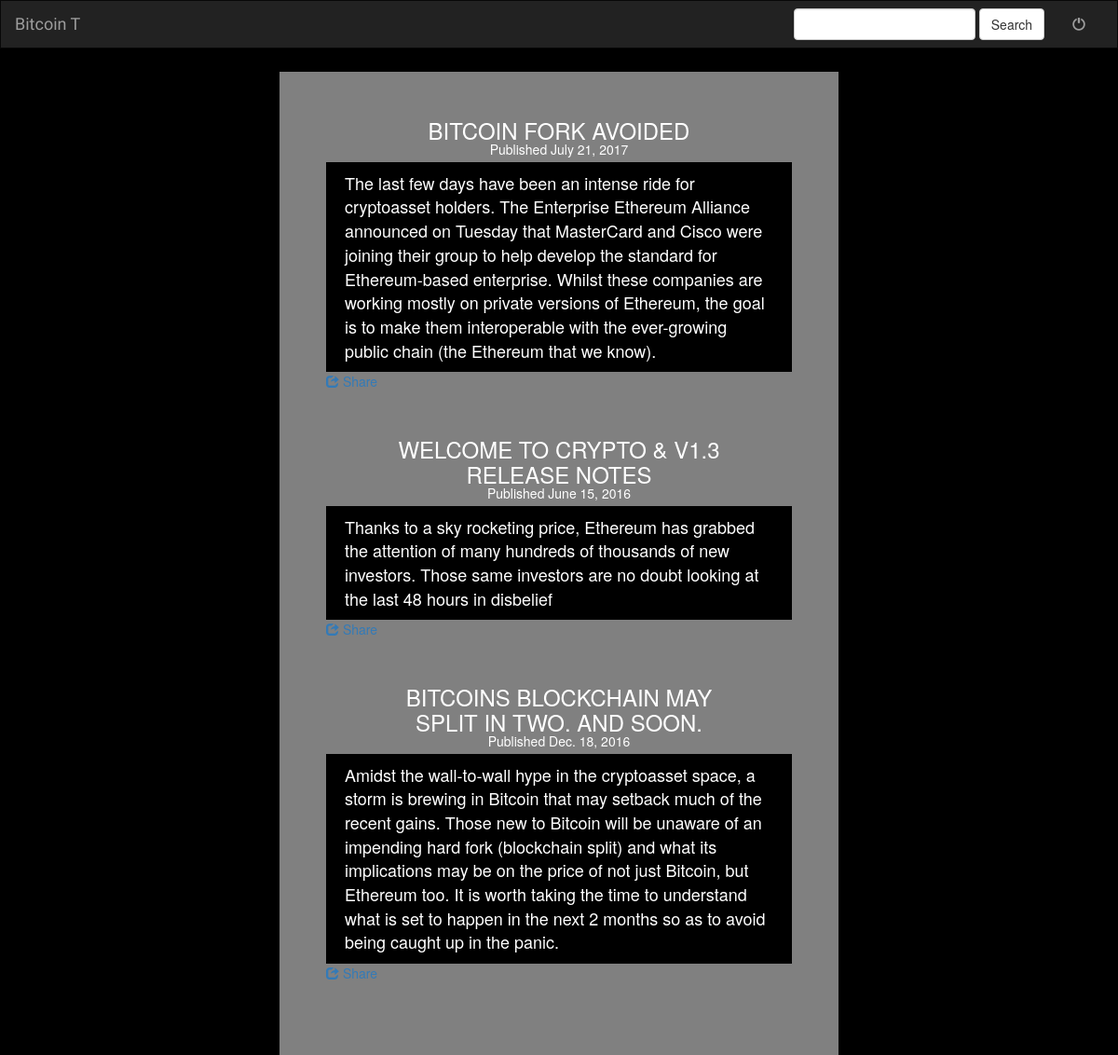
The app's page /btct/ with its own data.
### btct/models.py (models this page shows, shortened)
class Article(models.Model):
    topic = models.CharField(max_length=500)
    date = models.DateField()
    content = models.CharField(max_length=5000)

### btct/views.py (the view)
def index(request):
	all_article = Article.objects.all()
	template = loader.get_template('btct/index.html')
	context = {
		'all_article': all_article,
	}
	return HttpResponse(template.render(context, request))

### btct/templates/btct/index.html (shortened to what this page needs)
<html>
    <head>
    {% load staticfiles %}
        <link rel = "stylesheet" href = "https://maxcdn.bootstrapcdn.com/bootstrap/3.3.6/css/bootstrap.min.css">
        <link rel = "stylesheet" type = "text/css" href = "{% static 'btct/style.css' %}" />
    </head>
    <body>
        <nav class="navbar navbar-inverse">
            <div class="container-fluid">
                <div class = "navbar-header">
                    <a class = "navbar-brand" href="{% url 'btct:index' %}">Bitcoin T</a>
                </div>
                <div class = "collapse navbar-collapse" id = "topNavBar">
                    <ul class = "nav navbar-nav navbar-right">
                        <form class = "navbar-form navbar-left" role = "search" method = "get" action = "#">
                            <div class = "form-group">
                                <input type = "text" class = "form-control" name = "q" value = "">
                            </div>
                            <button type="submit" class = "btn btn-default">Search</button>
                        </form>
                        <li class ="">
                            <a href = "#">
                                <span class = "glyphicon glyphicon-off" aria-hidden = "true"></span>&nbsp;
                            </a>
                        </li>
                    </ul>
                </div>
            </div>
        </nav>
    </body>
    <div class="article-center">
        {% for article in all_article %}
        <div class = "article-block">
            <h3 class="article-topic" >{{ article.topic }}</h3>
            <h5 class="article-date">Published {{ article.date }}</h5>
            <h4 class="article-content">{{ article.content }}</h4>
            <a href = "#">
                <span class = "glyphicon glyphicon-share" aria-hidden = "true"></span>&nbsp;Share
            </a>
        </div>
        {% endfor %}
    </div>
</html>

### btct/static/btct/style.css (style rules this page uses)
body { background: black; }
.navbar { border-radius: 0; }
.navbar-brand { font-family: 'Satisfy', cursive; }
.article-center { width: 50%; margin: 25px auto; color: whitesmoke; background: grey; padding-top: 50px; padding-right: 50px; padding-bottom: 50px; padding-left: 50px; display: block; }
.article-topic { color: white; text-align: center; margin: auto; margin-left: 10%; margin-right: 10%; }
.article-content { color: white; margin: auto; padding-top: 10px; padding-left: 20px; padding-right: 20px; padding-bottom: 10px; overflow: auto; background-color: #000000; word-wrap: break-word; line-height: inherit; }
.article-date { color:white; text-align: center; margin: auto; padding-bottom: 5px; }
.article-block { padding-bottom: 50px; background-color: #808080; }

### records on screen
Article: topic "BITCOIN FORK AVOIDED", date "July 21, 2017", content "The last few days have been an intense ride for cryptoasset holders. The Enterprise Ethereum Alliance announced on Tuesday that MasterCard and Cisco were joining their group to help develop the standard for Ethereum-based enterprise. Whilst these companies are working mostly on private versions of Ethereum, the goal is to make them interoperable with the ever-growing public chain (the Ethereum that we know)."
Article: topic "WELCOME TO CRYPTO & V1.3 RELEASE NOTES", date "June 15, 2016", content "Thanks to a sky rocketing price, Ethereum has grabbed the attention of many hundreds of thousands of new investors. Those same investors are no doubt looking at the last 48 hours in disbelief"
Article: topic "BITCOINS BLOCKCHAIN MAY SPLIT IN TWO. AND SOON.", date "Dec. 18, 2016", content "Amidst the wall-to-wall hype in the cryptoasset space, a storm is brewing in Bitcoin that may setback much of the recent gains. Those new to Bitcoin will be unaware of an impending hard fork (blockchain split) and what its implications may be on the price of not just Bitcoin, but Ethereum too. It is worth taking the time to understand what is set to happen in the next 2 months so as to avoid being caught up in the panic."
